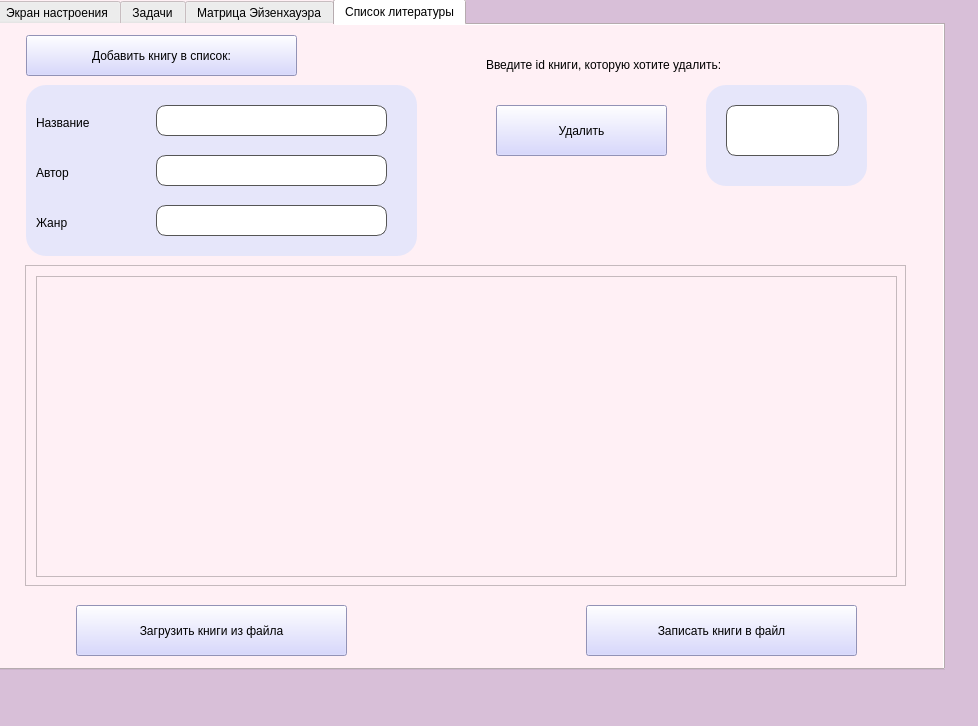
<?xml version="1.0" encoding="UTF-8"?>
<ui version="4.0">
 <class>WorkWindow</class>
 <widget class="QMainWindow" name="WorkWindow">
  <property name="geometry">
   <rect>
    <x>0</x>
    <y>0</y>
    <width>978</width>
    <height>726</height>
   </rect>
  </property>
  <property name="windowTitle">
   <string>MyPlaner</string>
  </property>
  <property name="styleSheet">
   <string notr="true">background-color: rgb(216, 191, 216);</string>
  </property>
  <widget class="QWidget" name="centralwidget">
   <widget class="QTabWidget" name="Works">
    <property name="geometry">
     <rect>
      <x>-6</x>
      <y>-1</y>
      <width>951</width>
      <height>671</height>
     </rect>
    </property>
    <property name="styleSheet">
     <string notr="true">background-color: rgb(255, 240, 245)</string>
    </property>
    <property name="currentIndex">
     <number>3</number>
    </property>
    <widget class="QWidget" name="Screen">
     <property name="styleSheet">
      <string notr="true">background-color: rgb(255, 240, 245)</string>
     </property>
     <attribute name="title">
      <string>Экран настроения</string>
     </attribute>
     <widget class="PlotWidget" name="graphicsView">
      <property name="geometry">
       <rect>
        <x>375</x>
        <y>131</y>
        <width>481</width>
        <height>371</height>
       </rect>
      </property>
      <property name="styleSheet">
       <string notr="true">background-color: rgb(250, 218, 221);</string>
      </property>
     </widget>
     <widget class="QPushButton" name="pushButton">
      <property name="geometry">
       <rect>
        <x>50</x>
        <y>550</y>
        <width>251</width>
        <height>51</height>
       </rect>
      </property>
      <property name="styleSheet">
       <string notr="true">background-color: rgb(216, 191, 216);
font: 75 10pt &quot;Segoe Script&quot;;</string>
      </property>
      <property name="text">
       <string>Сохранить настроение</string>
      </property>
     </widget>
     <widget class="QPushButton" name="pushButton_2">
      <property name="geometry">
       <rect>
        <x>370</x>
        <y>550</y>
        <width>491</width>
        <height>51</height>
       </rect>
      </property>
      <property name="styleSheet">
       <string notr="true">background-color: rgb(216, 191, 216);
font: 75 10pt &quot;Segoe Script&quot;;</string>
      </property>
      <property name="text">
       <string>Показать график настроения за последние 7 дней</string>
      </property>
     </widget>
     <widget class="QFrame" name="frame">
      <property name="geometry">
       <rect>
        <x>19</x>
        <y>110</y>
        <width>321</width>
        <height>411</height>
       </rect>
      </property>
      <property name="styleSheet">
       <string notr="true">background-color: rgb(250, 218, 221);
border-radius: 30;
font: 75 10pt &quot;Segoe Script&quot;;</string>
      </property>
      <property name="frameShape">
       <enum>QFrame::StyledPanel</enum>
      </property>
      <property name="frameShadow">
       <enum>QFrame::Raised</enum>
      </property>
      <widget class="QWidget" name="verticalLayoutWidget_2">
       <property name="geometry">
        <rect>
         <x>20</x>
         <y>30</y>
         <width>291</width>
         <height>371</height>
        </rect>
       </property>
       <layout class="QVBoxLayout" name="verticalLayout_2">
        <item>
         <widget class="QRadioButton" name="radioButton_2">
          <property name="font">
           <font>
            <family>Segoe Script</family>
            <pointsize>10</pointsize>
            <weight>9</weight>
            <italic>false</italic>
            <bold>false</bold>
           </font>
          </property>
          <property name="text">
           <string>Готов ко всему!</string>
          </property>
         </widget>
        </item>
        <item>
         <widget class="QRadioButton" name="radioButton_5">
          <property name="font">
           <font>
            <family>Segoe Script</family>
            <pointsize>10</pointsize>
            <weight>9</weight>
            <italic>false</italic>
            <bold>false</bold>
           </font>
          </property>
          <property name="text">
           <string>Рабочее</string>
          </property>
         </widget>
        </item>
        <item>
         <widget class="QRadioButton" name="radioButton_4">
          <property name="font">
           <font>
            <family>Segoe Script</family>
            <pointsize>10</pointsize>
            <weight>9</weight>
            <italic>false</italic>
            <bold>false</bold>
           </font>
          </property>
          <property name="text">
           <string>Непостоянное</string>
          </property>
         </widget>
        </item>
        <item>
         <widget class="QRadioButton" name="radioButton_3">
          <property name="font">
           <font>
            <family>Segoe Script</family>
            <pointsize>10</pointsize>
            <weight>9</weight>
            <italic>false</italic>
            <bold>false</bold>
           </font>
          </property>
          <property name="text">
           <string>Вообще не готов работать...</string>
          </property>
         </widget>
        </item>
        <item>
         <widget class="QRadioButton" name="radioButton">
          <property name="font">
           <font>
            <family>Segoe Script</family>
            <pointsize>10</pointsize>
            <weight>9</weight>
            <italic>false</italic>
            <bold>false</bold>
           </font>
          </property>
          <property name="text">
           <string>Хочется только спать.</string>
          </property>
         </widget>
        </item>
       </layout>
      </widget>
     </widget>
     <widget class="QFrame" name="frame_2">
      <property name="geometry">
       <rect>
        <x>380</x>
        <y>10</y>
        <width>511</width>
        <height>101</height>
       </rect>
      </property>
      <property name="styleSheet">
       <string notr="true">background-color: rgb(250, 218, 221);
border-radius: 30;
font: 75 10pt &quot;Segoe Script&quot;;</string>
      </property>
      <property name="frameShape">
       <enum>QFrame::StyledPanel</enum>
      </property>
      <property name="frameShadow">
       <enum>QFrame::Raised</enum>
      </property>
      <widget class="QLabel" name="label_6">
       <property name="geometry">
        <rect>
         <x>-40</x>
         <y>20</y>
         <width>581</width>
         <height>31</height>
        </rect>
       </property>
       <property name="font">
        <font>
         <family>Segoe Script</family>
         <pointsize>10</pointsize>
         <weight>9</weight>
         <italic>false</italic>
         <bold>false</bold>
        </font>
       </property>
       <property name="text">
        <string>Какое у вас сейчас настроение?</string>
       </property>
       <property name="alignment">
        <set>Qt::AlignCenter</set>
       </property>
      </widget>
      <widget class="QLabel" name="label_7">
       <property name="geometry">
        <rect>
         <x>10</x>
         <y>60</y>
         <width>491</width>
         <height>20</height>
        </rect>
       </property>
       <property name="font">
        <font>
         <family>Segoe Script</family>
         <pointsize>10</pointsize>
         <weight>9</weight>
         <italic>false</italic>
         <bold>false</bold>
        </font>
       </property>
       <property name="text">
        <string>Совет: отмечайте свое настроение каждый день :)</string>
       </property>
      </widget>
     </widget>
     <widget class="QLabel" name="label">
      <property name="geometry">
       <rect>
        <x>30</x>
        <y>20</y>
        <width>291</width>
        <height>71</height>
       </rect>
      </property>
      <property name="text">
       <string/>
      </property>
      <property name="pixmap">
       <pixmap>yvayvayva.png</pixmap>
      </property>
     </widget>
    </widget>
    <widget class="QWidget" name="Tasks">
     <attribute name="title">
      <string>Задачи</string>
     </attribute>
     <widget class="QLabel" name="label_13">
      <property name="geometry">
       <rect>
        <x>30</x>
        <y>10</y>
        <width>661</width>
        <height>20</height>
       </rect>
      </property>
      <property name="font">
       <font>
        <family>Segoe Script</family>
        <pointsize>8</pointsize>
        <weight>9</weight>
        <italic>false</italic>
        <bold>false</bold>
       </font>
      </property>
      <property name="styleSheet">
       <string notr="true">font: 75 8pt &quot;Segoe Script&quot;;</string>
      </property>
      <property name="text">
       <string>Совет: не ставьте себе на день слишком много задач. Цели должны быть реальными :)</string>
      </property>
     </widget>
     <widget class="QLabel" name="label_14">
      <property name="geometry">
       <rect>
        <x>70</x>
        <y>60</y>
        <width>371</width>
        <height>41</height>
       </rect>
      </property>
      <property name="font">
       <font>
        <family>Segoe Script</family>
        <pointsize>10</pointsize>
        <weight>9</weight>
        <italic>false</italic>
        <bold>false</bold>
       </font>
      </property>
      <property name="styleSheet">
       <string notr="true">font: 75 10pt &quot;Segoe Script&quot;;</string>
      </property>
      <property name="text">
       <string>Задачи:</string>
      </property>
     </widget>
     <widget class="QLabel" name="label_15">
      <property name="geometry">
       <rect>
        <x>450</x>
        <y>80</y>
        <width>55</width>
        <height>16</height>
       </rect>
      </property>
      <property name="styleSheet">
       <string notr="true">font: 75 8pt &quot;Segoe Script&quot;;</string>
      </property>
      <property name="text">
       <string>Срочно</string>
      </property>
     </widget>
     <widget class="QLabel" name="label_16">
      <property name="geometry">
       <rect>
        <x>530</x>
        <y>80</y>
        <width>81</width>
        <height>16</height>
       </rect>
      </property>
      <property name="styleSheet">
       <string notr="true">font: 75 8pt &quot;Segoe Script&quot;;</string>
      </property>
      <property name="text">
       <string>Не срочно</string>
      </property>
     </widget>
     <widget class="QLabel" name="label_17">
      <property name="geometry">
       <rect>
        <x>620</x>
        <y>80</y>
        <width>55</width>
        <height>16</height>
       </rect>
      </property>
      <property name="styleSheet">
       <string notr="true">font: 75 8pt &quot;Segoe Script&quot;;</string>
      </property>
      <property name="text">
       <string>Важно</string>
      </property>
     </widget>
     <widget class="QLabel" name="label_18">
      <property name="geometry">
       <rect>
        <x>680</x>
        <y>80</y>
        <width>71</width>
        <height>16</height>
       </rect>
      </property>
      <property name="styleSheet">
       <string notr="true">font: 75 8pt &quot;Segoe Script&quot;;</string>
      </property>
      <property name="text">
       <string>Не важно</string>
      </property>
     </widget>
     <widget class="QLabel" name="label_19">
      <property name="geometry">
       <rect>
        <x>770</x>
        <y>80</y>
        <width>81</width>
        <height>16</height>
       </rect>
      </property>
      <property name="styleSheet">
       <string notr="true">font: 75 8pt &quot;Segoe Script&quot;;</string>
      </property>
      <property name="text">
       <string>Выполнено</string>
      </property>
     </widget>
     <widget class="QPushButton" name="pushButton_3">
      <property name="geometry">
       <rect>
        <x>700</x>
        <y>20</y>
        <width>171</width>
        <height>41</height>
       </rect>
      </property>
      <property name="styleSheet">
       <string notr="true">font: 75 8pt &quot;Segoe Script&quot;;
background-color: rgb(255, 184, 198);</string>
      </property>
      <property name="text">
       <string>Добавить задачу</string>
      </property>
     </widget>
     <widget class="QPushButton" name="pushButton_4">
      <property name="geometry">
       <rect>
        <x>760</x>
        <y>580</y>
        <width>111</width>
        <height>41</height>
       </rect>
      </property>
      <property name="font">
       <font>
        <family>Segoe Script</family>
        <pointsize>8</pointsize>
        <weight>9</weight>
        <italic>false</italic>
        <bold>false</bold>
       </font>
      </property>
      <property name="styleSheet">
       <string notr="true">font: 75 8pt &quot;Segoe Script&quot;;
background-color: rgb(255, 184, 198);</string>
      </property>
      <property name="text">
       <string>Сохранить</string>
      </property>
     </widget>
     <widget class="QLabel" name="label_25">
      <property name="geometry">
       <rect>
        <x>30</x>
        <y>30</y>
        <width>641</width>
        <height>20</height>
       </rect>
      </property>
      <property name="font">
       <font>
        <family>Segoe Script</family>
        <pointsize>8</pointsize>
        <weight>9</weight>
        <italic>false</italic>
        <bold>false</bold>
       </font>
      </property>
      <property name="styleSheet">
       <string notr="true">font: 75 8pt &quot;Segoe Script&quot;;</string>
      </property>
      <property name="text">
       <string>Не забывайте каждый раз после написания задачи нажать кнопку &quot;сохранить&quot;</string>
      </property>
     </widget>
     <widget class="QFrame" name="frame_3">
      <property name="geometry">
       <rect>
        <x>40</x>
        <y>100</y>
        <width>861</width>
        <height>461</height>
       </rect>
      </property>
      <property name="styleSheet">
       <string notr="true">background-color: rgb(255, 209, 220);
border-radius: 30;</string>
      </property>
      <property name="frameShape">
       <enum>QFrame::StyledPanel</enum>
      </property>
      <property name="frameShadow">
       <enum>QFrame::Raised</enum>
      </property>
     </widget>
     <widget class="QLabel" name="label_2">
      <property name="geometry">
       <rect>
        <x>224</x>
        <y>575</y>
        <width>511</width>
        <height>51</height>
       </rect>
      </property>
      <property name="text">
       <string/>
      </property>
      <property name="pixmap">
       <pixmap>Bez_imensssi-4.png</pixmap>
      </property>
     </widget>
     <widget class="QPushButton" name="pushButton_8">
      <property name="geometry">
       <rect>
        <x>50</x>
        <y>580</y>
        <width>161</width>
        <height>41</height>
       </rect>
      </property>
      <property name="font">
       <font>
        <family>Segoe Script</family>
        <pointsize>8</pointsize>
        <weight>9</weight>
        <italic>false</italic>
        <bold>false</bold>
       </font>
      </property>
      <property name="styleSheet">
       <string notr="true">font: 75 8pt &quot;Segoe Script&quot;;
background-color: rgb(255, 184, 198);</string>
      </property>
      <property name="text">
       <string>Удалить все задачи</string>
      </property>
     </widget>
    </widget>
    <widget class="QWidget" name="Matrix_2">
     <attribute name="title">
      <string>Матрица Эйзенхауэра</string>
     </attribute>
     <widget class="QLabel" name="label_8">
      <property name="geometry">
       <rect>
        <x>220</x>
        <y>10</y>
        <width>181</width>
        <height>31</height>
       </rect>
      </property>
      <property name="font">
       <font>
        <family>Segoe Script</family>
        <pointsize>10</pointsize>
        <weight>9</weight>
        <italic>false</italic>
        <bold>false</bold>
       </font>
      </property>
      <property name="styleSheet">
       <string notr="true">font: 75 10pt &quot;Segoe Script&quot;;</string>
      </property>
      <property name="text">
       <string>Срочно</string>
      </property>
     </widget>
     <widget class="QLabel" name="label_9">
      <property name="geometry">
       <rect>
        <x>510</x>
        <y>10</y>
        <width>181</width>
        <height>31</height>
       </rect>
      </property>
      <property name="font">
       <font>
        <family>Segoe Script</family>
        <pointsize>10</pointsize>
        <weight>9</weight>
        <italic>false</italic>
        <bold>false</bold>
       </font>
      </property>
      <property name="styleSheet">
       <string notr="true">font: 75 10pt &quot;Segoe Script&quot;;</string>
      </property>
      <property name="text">
       <string>Не срочно</string>
      </property>
     </widget>
     <widget class="QLabel" name="label_10">
      <property name="geometry">
       <rect>
        <x>30</x>
        <y>110</y>
        <width>71</width>
        <height>31</height>
       </rect>
      </property>
      <property name="font">
       <font>
        <family>Segoe Script</family>
        <pointsize>10</pointsize>
        <weight>9</weight>
        <italic>false</italic>
        <bold>false</bold>
       </font>
      </property>
      <property name="styleSheet">
       <string notr="true">font: 75 10pt &quot;Segoe Script&quot;;</string>
      </property>
      <property name="text">
       <string>Важно</string>
      </property>
     </widget>
     <widget class="QLabel" name="label_11">
      <property name="geometry">
       <rect>
        <x>30</x>
        <y>320</y>
        <width>71</width>
        <height>31</height>
       </rect>
      </property>
      <property name="font">
       <font>
        <family>Segoe Script</family>
        <pointsize>10</pointsize>
        <weight>9</weight>
        <italic>false</italic>
        <bold>false</bold>
       </font>
      </property>
      <property name="styleSheet">
       <string notr="true">font: 75 10pt &quot;Segoe Script&quot;;</string>
      </property>
      <property name="text">
       <string>важно</string>
      </property>
     </widget>
     <widget class="QLabel" name="label_12">
      <property name="geometry">
       <rect>
        <x>50</x>
        <y>290</y>
        <width>31</width>
        <height>31</height>
       </rect>
      </property>
      <property name="font">
       <font>
        <family>Segoe Script</family>
        <pointsize>10</pointsize>
        <weight>9</weight>
        <italic>false</italic>
        <bold>false</bold>
       </font>
      </property>
      <property name="styleSheet">
       <string notr="true">font: 75 10pt &quot;Segoe Script&quot;;</string>
      </property>
      <property name="text">
       <string>Не</string>
      </property>
     </widget>
     <widget class="QLabel" name="label_3">
      <property name="geometry">
       <rect>
        <x>710</x>
        <y>30</y>
        <width>221</width>
        <height>171</height>
       </rect>
      </property>
      <property name="text">
       <string/>
      </property>
      <property name="pixmap">
       <pixmap>Bez_imeni-7.png</pixmap>
      </property>
     </widget>
     <widget class="QPushButton" name="pushButton_7">
      <property name="geometry">
       <rect>
        <x>320</x>
        <y>540</y>
        <width>171</width>
        <height>71</height>
       </rect>
      </property>
      <property name="font">
       <font>
        <family>Segoe Script</family>
        <pointsize>8</pointsize>
        <weight>9</weight>
        <italic>false</italic>
        <bold>false</bold>
        <strikeout>false</strikeout>
       </font>
      </property>
      <property name="styleSheet">
       <string notr="true">font: 75 8pt &quot;Segoe Script&quot;;
background-color: rgb(255, 184, 198);</string>
      </property>
      <property name="text">
       <string>Обновить матрицу</string>
      </property>
     </widget>
     <widget class="QListWidget" name="listWidget">
      <property name="geometry">
       <rect>
        <x>110</x>
        <y>60</y>
        <width>281</width>
        <height>161</height>
       </rect>
      </property>
      <property name="styleSheet">
       <string notr="true">background-color: rgb(255, 102, 204);
border: 2px solid rgb(85, 85, 85);
border-radius: 20;
</string>
      </property>
     </widget>
     <widget class="QListWidget" name="listWidget_2">
      <property name="geometry">
       <rect>
        <x>410</x>
        <y>60</y>
        <width>281</width>
        <height>161</height>
       </rect>
      </property>
      <property name="styleSheet">
       <string notr="true">background-color: rgb(255, 153, 204);
border: 2px solid rgb(85, 85, 85);
border-radius: 20;</string>
      </property>
     </widget>
     <widget class="QListWidget" name="listWidget_3">
      <property name="geometry">
       <rect>
        <x>110</x>
        <y>240</y>
        <width>281</width>
        <height>161</height>
       </rect>
      </property>
      <property name="styleSheet">
       <string notr="true">background-color: rgb(255, 204, 204);
border: 2px solid rgb(85, 85, 85);
border-radius: 20;</string>
      </property>
     </widget>
     <widget class="QListWidget" name="listWidget_4">
      <property name="geometry">
       <rect>
        <x>410</x>
        <y>240</y>
        <width>281</width>
        <height>161</height>
       </rect>
      </property>
      <property name="styleSheet">
       <string notr="true">background-color: rgb(255, 252, 204);
border: 2px solid rgb(85, 85, 85);
border-radius: 20;</string>
      </property>
     </widget>
     <widget class="QListWidget" name="listWidget_5">
      <property name="geometry">
       <rect>
        <x>740</x>
        <y>330</y>
        <width>191</width>
        <height>291</height>
       </rect>
      </property>
      <property name="styleSheet">
       <string notr="true">background-color: rgb(230, 230, 250);
border: 2px solid rgb(85, 85, 85);
border-radius: 20;
text-decoration: line-through;</string>
      </property>
     </widget>
     <widget class="QLabel" name="label_26">
      <property name="geometry">
       <rect>
        <x>770</x>
        <y>220</y>
        <width>181</width>
        <height>31</height>
       </rect>
      </property>
      <property name="font">
       <font>
        <family>Segoe Script</family>
        <pointsize>10</pointsize>
        <weight>9</weight>
        <italic>false</italic>
        <bold>false</bold>
       </font>
      </property>
      <property name="styleSheet">
       <string notr="true">font: 75 10pt &quot;Segoe Script&quot;;</string>
      </property>
      <property name="text">
       <string>Список</string>
      </property>
     </widget>
     <widget class="QLabel" name="label_27">
      <property name="geometry">
       <rect>
        <x>770</x>
        <y>250</y>
        <width>181</width>
        <height>31</height>
       </rect>
      </property>
      <property name="font">
       <font>
        <family>Segoe Script</family>
        <pointsize>10</pointsize>
        <weight>9</weight>
        <italic>false</italic>
        <bold>false</bold>
       </font>
      </property>
      <property name="styleSheet">
       <string notr="true">font: 75 10pt &quot;Segoe Script&quot;;</string>
      </property>
      <property name="text">
       <string>выполненных</string>
      </property>
     </widget>
     <widget class="QLabel" name="label_28">
      <property name="geometry">
       <rect>
        <x>770</x>
        <y>280</y>
        <width>181</width>
        <height>31</height>
       </rect>
      </property>
      <property name="font">
       <font>
        <family>Segoe Script</family>
        <pointsize>10</pointsize>
        <weight>9</weight>
        <italic>false</italic>
        <bold>false</bold>
       </font>
      </property>
      <property name="styleSheet">
       <string notr="true">font: 75 10pt &quot;Segoe Script&quot;;</string>
      </property>
      <property name="text">
       <string>задач:</string>
      </property>
     </widget>
     <widget class="QLabel" name="label_5">
      <property name="geometry">
       <rect>
        <x>260</x>
        <y>420</y>
        <width>311</width>
        <height>101</height>
       </rect>
      </property>
      <property name="text">
       <string/>
      </property>
      <property name="pixmap">
       <pixmap>yvayvayva.png</pixmap>
      </property>
     </widget>
    </widget>
    <widget class="QWidget" name="Literature">
     <attribute name="title">
      <string>Список литературы</string>
     </attribute>
     <widget class="QScrollArea" name="scrollArea_2">
      <property name="geometry">
       <rect>
        <x>29</x>
        <y>240</y>
        <width>881</width>
        <height>321</height>
       </rect>
      </property>
      <property name="widgetResizable">
       <bool>true</bool>
      </property>
      <widget class="QWidget" name="scrollAreaWidgetContents_2">
       <property name="geometry">
        <rect>
         <x>0</x>
         <y>0</y>
         <width>879</width>
         <height>319</height>
        </rect>
       </property>
       <widget class="QTableWidget" name="tableWidget">
        <property name="geometry">
         <rect>
          <x>10</x>
          <y>10</y>
          <width>861</width>
          <height>301</height>
         </rect>
        </property>
       </widget>
      </widget>
     </widget>
     <widget class="QLabel" name="label_24">
      <property name="geometry">
       <rect>
        <x>490</x>
        <y>30</y>
        <width>401</width>
        <height>20</height>
       </rect>
      </property>
      <property name="styleSheet">
       <string notr="true">font: 75 9pt &quot;Segoe Script&quot;;</string>
      </property>
      <property name="text">
       <string>Введите id книги, которую хотите удалить:</string>
      </property>
     </widget>
     <widget class="QFrame" name="frame_4">
      <property name="geometry">
       <rect>
        <x>30</x>
        <y>60</y>
        <width>391</width>
        <height>171</height>
       </rect>
      </property>
      <property name="styleSheet">
       <string notr="true">background-color: rgb(230, 230, 250);
border-radius: 20;</string>
      </property>
      <property name="frameShape">
       <enum>QFrame::StyledPanel</enum>
      </property>
      <property name="frameShadow">
       <enum>QFrame::Raised</enum>
      </property>
      <widget class="QLineEdit" name="lineEdit_2">
       <property name="geometry">
        <rect>
         <x>130</x>
         <y>70</y>
         <width>231</width>
         <height>31</height>
        </rect>
       </property>
       <property name="styleSheet">
        <string notr="true">background-color: rgb(255, 255, 255);
border: 1px solid rgb(85, 85, 85);
border-radius: 10;</string>
       </property>
      </widget>
      <widget class="QLineEdit" name="lineEdit_3">
       <property name="geometry">
        <rect>
         <x>130</x>
         <y>20</y>
         <width>231</width>
         <height>31</height>
        </rect>
       </property>
       <property name="styleSheet">
        <string notr="true">background-color: rgb(255, 255, 255);
border: 1px solid rgb(85, 85, 85);
border-radius: 10;</string>
       </property>
      </widget>
      <widget class="QLineEdit" name="lineEdit_4">
       <property name="geometry">
        <rect>
         <x>130</x>
         <y>120</y>
         <width>231</width>
         <height>31</height>
        </rect>
       </property>
       <property name="styleSheet">
        <string notr="true">background-color: rgb(255, 255, 255);
border: 1px solid rgb(85, 85, 85);
border-radius: 10;</string>
       </property>
      </widget>
      <widget class="QLabel" name="label_22">
       <property name="geometry">
        <rect>
         <x>10</x>
         <y>130</y>
         <width>55</width>
         <height>16</height>
        </rect>
       </property>
       <property name="styleSheet">
        <string notr="true">font: 75 8pt &quot;Segoe Script&quot;;</string>
       </property>
       <property name="text">
        <string>Жанр</string>
       </property>
      </widget>
      <widget class="QLabel" name="label_21">
       <property name="geometry">
        <rect>
         <x>10</x>
         <y>80</y>
         <width>55</width>
         <height>16</height>
        </rect>
       </property>
       <property name="styleSheet">
        <string notr="true">font: 75 8pt &quot;Segoe Script&quot;;</string>
       </property>
       <property name="text">
        <string>Автор</string>
       </property>
      </widget>
      <widget class="QLabel" name="label_20">
       <property name="geometry">
        <rect>
         <x>10</x>
         <y>30</y>
         <width>81</width>
         <height>16</height>
        </rect>
       </property>
       <property name="styleSheet">
        <string notr="true">font: 75 8pt &quot;Segoe Script&quot;;</string>
       </property>
       <property name="text">
        <string>Название</string>
       </property>
      </widget>
     </widget>
     <widget class="QFrame" name="frame_5">
      <property name="geometry">
       <rect>
        <x>710</x>
        <y>60</y>
        <width>161</width>
        <height>101</height>
       </rect>
      </property>
      <property name="styleSheet">
       <string notr="true">background-color: rgb(230, 230, 250);
border-radius: 20;</string>
      </property>
      <property name="frameShape">
       <enum>QFrame::StyledPanel</enum>
      </property>
      <property name="frameShadow">
       <enum>QFrame::Raised</enum>
      </property>
      <widget class="QLineEdit" name="lineEdit_5">
       <property name="geometry">
        <rect>
         <x>20</x>
         <y>20</y>
         <width>113</width>
         <height>51</height>
        </rect>
       </property>
       <property name="styleSheet">
        <string notr="true">background-color: rgb(255, 255, 255);
border: 1px solid rgb(85, 85, 85);
border-radius: 10;</string>
       </property>
      </widget>
     </widget>
     <widget class="QPushButton" name="pushButton_5">
      <property name="geometry">
       <rect>
        <x>80</x>
        <y>580</y>
        <width>271</width>
        <height>51</height>
       </rect>
      </property>
      <property name="styleSheet">
       <string notr="true">font: 75 8pt &quot;Segoe Script&quot;;
background-color: rgb(204, 204, 255);</string>
      </property>
      <property name="text">
       <string>Загрузить книги из файла</string>
      </property>
     </widget>
     <widget class="QPushButton" name="pushButton_6">
      <property name="geometry">
       <rect>
        <x>590</x>
        <y>580</y>
        <width>271</width>
        <height>51</height>
       </rect>
      </property>
      <property name="styleSheet">
       <string notr="true">font: 75 8pt &quot;Segoe Script&quot;;
background-color: rgb(204, 204, 255);</string>
      </property>
      <property name="text">
       <string>Записать книги в файл</string>
      </property>
     </widget>
     <widget class="QLabel" name="label_4">
      <property name="geometry">
       <rect>
        <x>440</x>
        <y>170</y>
        <width>471</width>
        <height>51</height>
       </rect>
      </property>
      <property name="text">
       <string/>
      </property>
      <property name="pixmap">
       <pixmap>Bez_imeni-4.png</pixmap>
      </property>
     </widget>
     <widget class="QPushButton" name="pushButton_9">
      <property name="geometry">
       <rect>
        <x>500</x>
        <y>80</y>
        <width>171</width>
        <height>51</height>
       </rect>
      </property>
      <property name="styleSheet">
       <string notr="true">font: 75 8pt &quot;Segoe Script&quot;;
background-color: rgb(204, 204, 255);</string>
      </property>
      <property name="text">
       <string>Удалить</string>
      </property>
     </widget>
     <widget class="QPushButton" name="pushButton_10">
      <property name="geometry">
       <rect>
        <x>30</x>
        <y>10</y>
        <width>271</width>
        <height>41</height>
       </rect>
      </property>
      <property name="styleSheet">
       <string notr="true">font: 75 8pt &quot;Segoe Script&quot;;
background-color: rgb(204, 204, 255);</string>
      </property>
      <property name="text">
       <string>Добавить книгу в список:</string>
      </property>
     </widget>
    </widget>
   </widget>
  </widget>
  <widget class="QMenuBar" name="menubar">
   <property name="geometry">
    <rect>
     <x>0</x>
     <y>0</y>
     <width>978</width>
     <height>26</height>
    </rect>
   </property>
  </widget>
  <widget class="QStatusBar" name="statusbar"/>
 </widget>
 <customwidgets>
  <customwidget>
   <class>PlotWidget</class>
   <extends>QGraphicsView</extends>
   <header>pyqtgraph</header>
  </customwidget>
 </customwidgets>
 <resources/>
 <connections/>
</ui>
